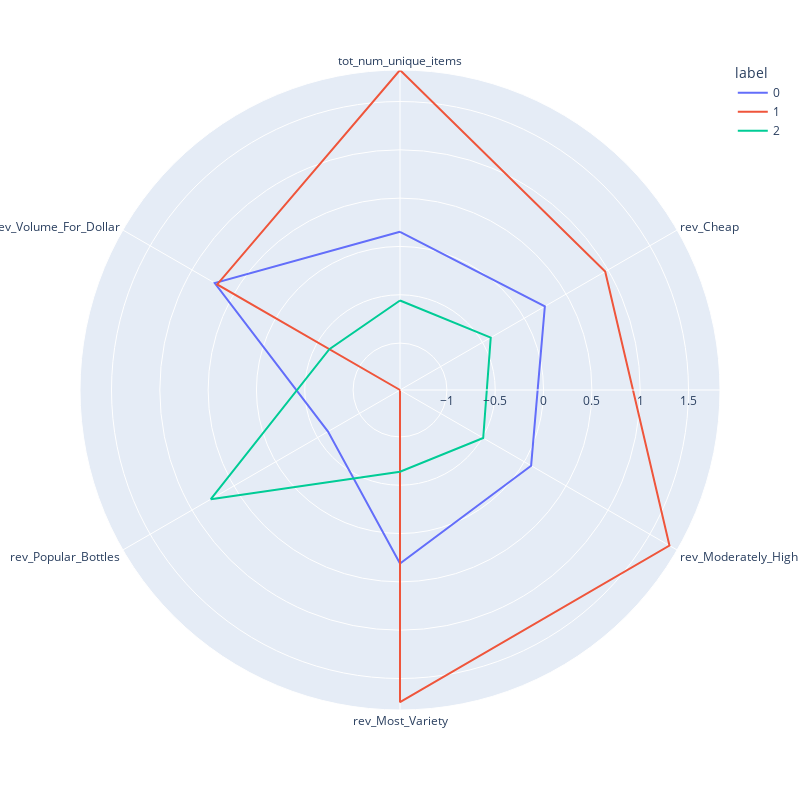

The code cell stored with this chart in its notebook:
### Code cell
cols1 = ['tot_num_unique_items',
 'rev_Cheap',
 'rev_Moderately_High',
 'rev_Most_Variety',
 'rev_Popular_Bottles',
 'rev_Volume_For_Dollar']

df_scaled = scale(stores_clust_info_combined4, cols1)
fig, polars, clusters, scaler = get_kmeans(stores_clust_info_combined4, cols = cols1,n_clusters=3)
fig, polars, clusters, scaler = get_clusters(clusters, cols1, clusters['label'])
# plt.figure(figsize = (12,10))
fig.update_layout(
    autosize=False,
    width=800,
    height=800,)
fig.show()

### Figure 1 — Plotly figure (JSON) as saved in the notebook; plotly's stock layout.template omitted (floating-point values rounded to 4 significant figures)
{"data": [{"hovertemplate": "label=0<br>value=%{r}<br>variable=%{theta}<extra></extra>", "legendgroup": "0", "line": {"color": "#636efa", "dash": "solid"}, "marker": {"symbol": "circle"}, "mode": "lines", "name": "0", "r": [0.1512, 0.2453, 0.08129, 0.3101, -0.6255, 0.7282, 0.1512], "showlegend": true, "subplot": "polar", "theta": ["tot_num_unique_items", "rev_Cheap", "rev_Moderately_High", "rev_Most_Variety", "rev_Popular_Bottles", "rev_Volume_For_Dollar", "tot_num_unique_items"], "type": "scatterpolar"}, {"hovertemplate": "label=1<br>value=%{r}<br>variable=%{theta}<extra></extra>", "legendgroup": "1", "line": {"color": "#EF553B", "dash": "solid"}, "marker": {"symbol": "circle"}, "mode": "lines", "name": "1", "r": [1.826, 0.9665, 1.734, 1.746, -1.486, 0.699, 1.826], "showlegend": true, "subplot": "polar", "theta": ["tot_num_unique_items", "rev_Cheap", "rev_Moderately_High", "rev_Most_Variety", "rev_Popular_Bottles", "rev_Volume_For_Dollar", "tot_num_unique_items"], "type": "scatterpolar"}, {"hovertemplate": "label=2<br>value=%{r}<br>variable=%{theta}<extra></extra>", "legendgroup": "2", "line": {"color": "#00cc96", "dash": "solid"}, "marker": {"symbol": "circle"}, "mode": "lines", "name": "2", "r": [-0.5592, -0.4013, -0.4913, -0.6401, 0.7753, -0.6414, -0.5592], "showlegend": true, "subplot": "polar", "theta": ["tot_num_unique_items", "rev_Cheap", "rev_Moderately_High", "rev_Most_Variety", "rev_Popular_Bottles", "rev_Volume_For_Dollar", "tot_num_unique_items"], "type": "scatterpolar"}], "layout": {"autosize": false, "height": 800, "legend": {"title": {"text": "label"}, "tracegroupgap": 0}, "margin": {"t": 60}, "polar": {"angularaxis": {"direction": "clockwise", "rotation": 90}, "domain": {"x": [0, 1], "y": [0, 1]}}, "width": 800}}
